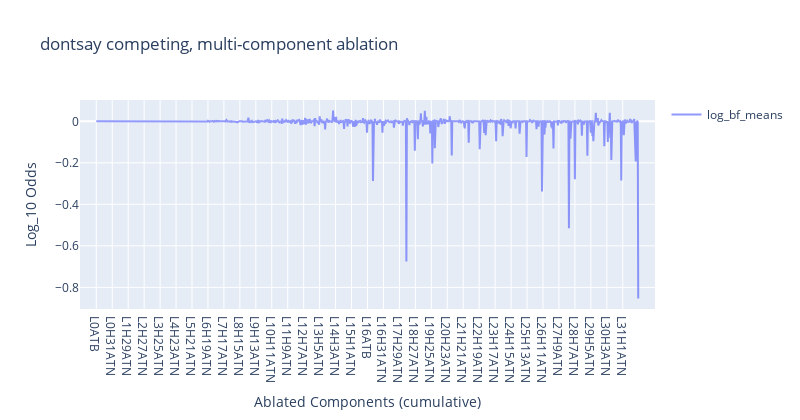

Notebook source saved alongside this figure:
### Code cell
log_bf_means = log_bf_ats.mean(axis=0)

utils.plot_head_data(
    lines=[
        (f"log_bf_means", log_bf_means / np.log(10), labels),
    ],
    spacing=32,
    title="dontsay competing, multi-component ablation",
    yaxis_title="Log_10 Odds",
    xaxis_title="Ablated Components (cumulative)",
    height=420, width=800
).show()

### Figure 1 — Plotly figure (JSON) as saved in the notebook; plotly's stock layout.template omitted (floating-point values rounded to 4 significant figures; data arrays with more than 128 entries replaced by an {"elided": "..."} marker saying what was removed)
{"data": [{"mode": "lines", "name": "log_bf_means", "opacity": 0.7, "type": "scatter", "x": {"elided": "1088 str values"}, "y": {"elided": "1088 float values"}}], "layout": {"height": 420, "hovermode": "x unified", "showlegend": true, "title": {"text": "dontsay competing, multi-component ablation"}, "width": 800, "xaxis": {"range": [-32.64, 1121.0], "ticktext": ["L0ATB", "L0H31ATN", "L1H29ATN", "L2H27ATN", "L3H25ATN", "L4H23ATN", "L5H21ATN", "L6H19ATN", "L7H17ATN", "L8H15ATN", "L9H13ATN", "L10H11ATN", "L11H9ATN", "L12H7ATN", "L13H5ATN", "L14H3ATN", "L15H1ATN", "L16ATB", "L16H31ATN", "L17H29ATN", "L18H27ATN", "L19H25ATN", "L20H23ATN", "L21H21ATN", "L22H19ATN", "L23H17ATN", "L24H15ATN", "L25H13ATN", "L26H11ATN", "L27H9ATN", "L28H7ATN", "L29H5ATN", "L30H3ATN", "L31H1ATN"], "tickvals": [0, 32, 64, 96, 128, 160, 192, 224, 256, 288, 320, 352, 384, 416, 448, 480, 512, 544, 576, 608, 640, 672, 704, 736, 768, 800, 832, 864, 896, 928, 960, 992, 1024, 1056], "title": {"text": "Ablated Components (cumulative)"}}, "yaxis": {"title": {"text": "Log_10 Odds"}}}}
